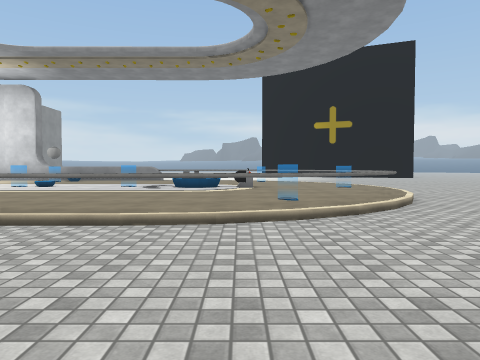
view 1 (above)

24 first-person views from a walk through a scene from a Unity 3-D project. The camera is 1.2 m above the floor, tilts 2° down and sees 70° across. Doors are open. The floor is counted in squares, 2 m on a side. Each view is taken from the middle of a square. On the plan, view 1 faces up. The plan holds only what a view shows up to about 10 squares ahead; the rest is blank. The place goes on beyond the plan. The player character is not drawn. Some animated figures are left out. Some surface patterns are stand-ins.

view 2
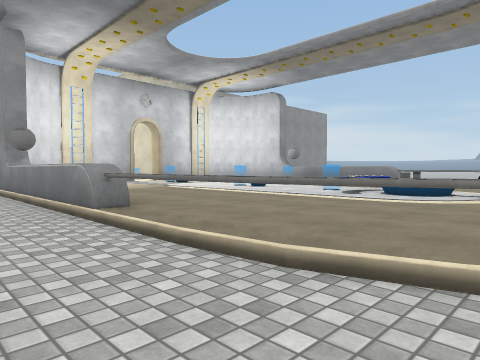

view 3
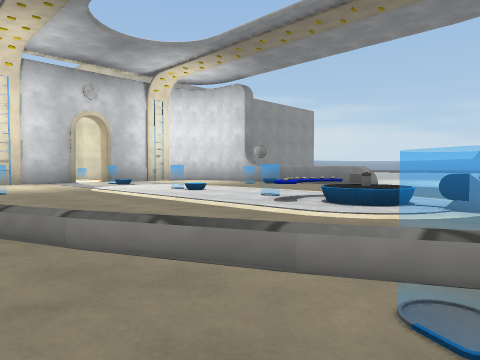

view 4
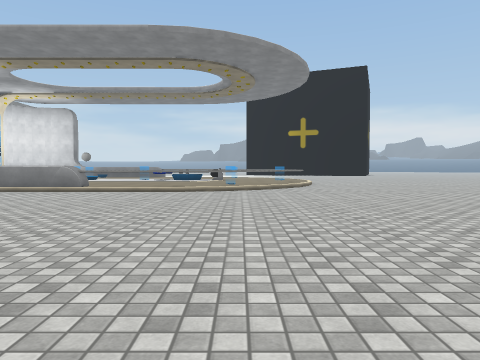

view 5
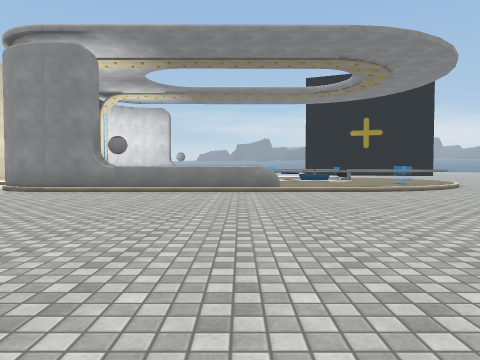

view 6
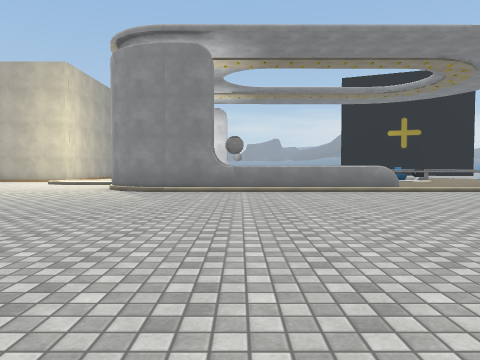

view 7
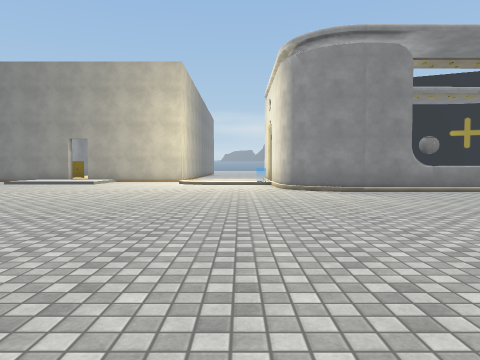

view 8
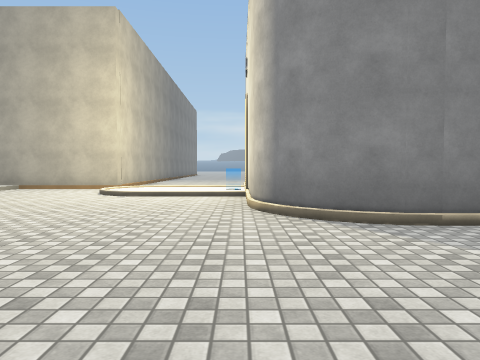

view 9
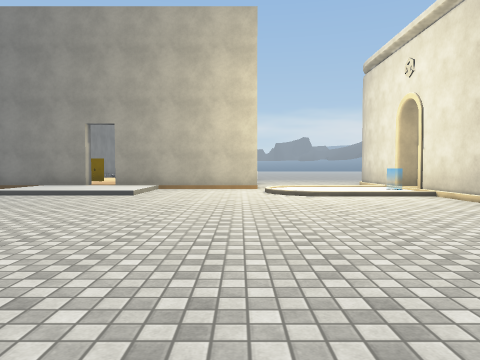

view 10
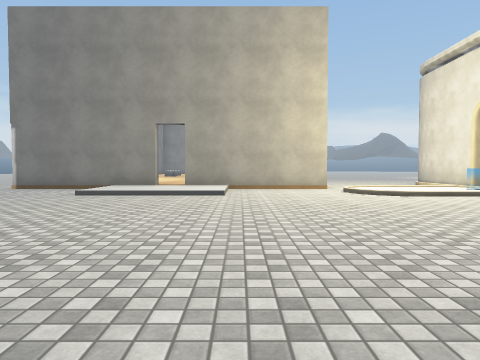

view 11
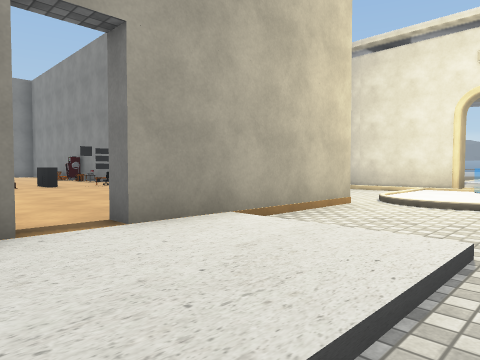

view 12
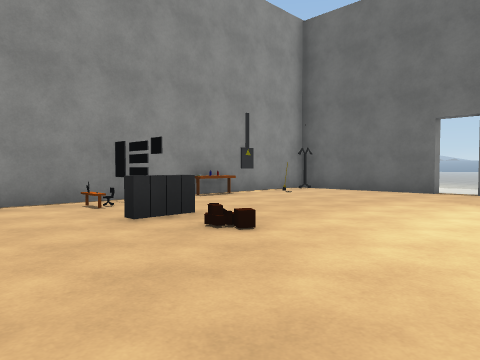

view 13
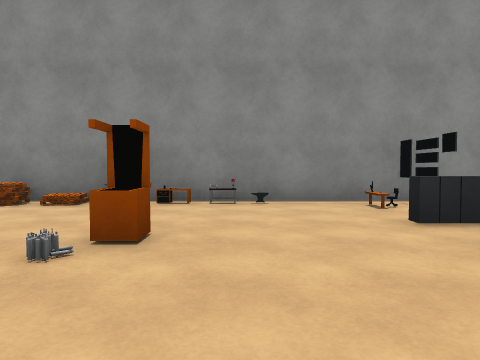

view 14
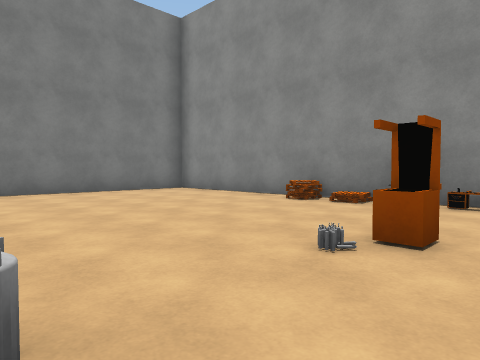

view 15
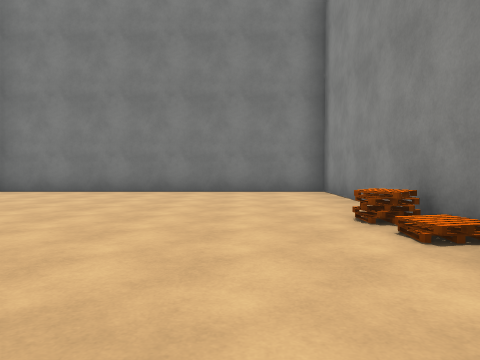

view 16
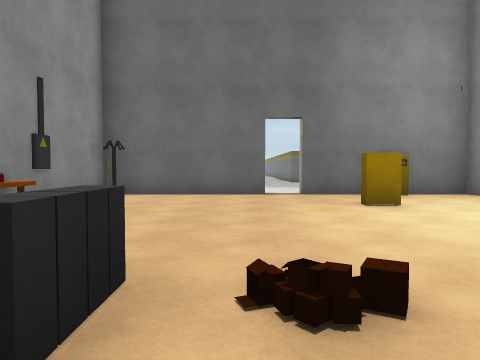

view 17
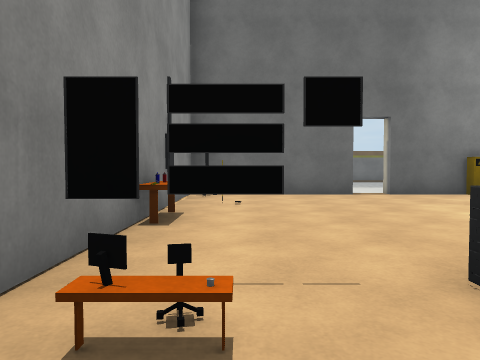

view 18
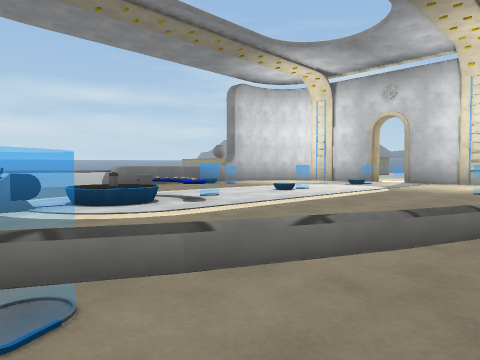

view 19
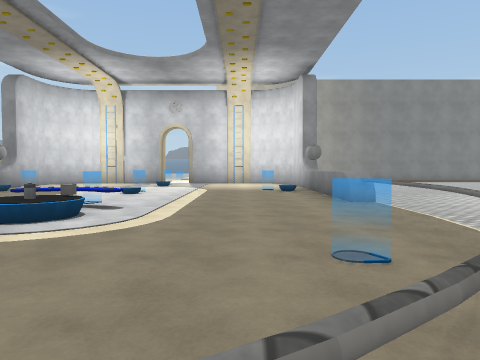

view 20
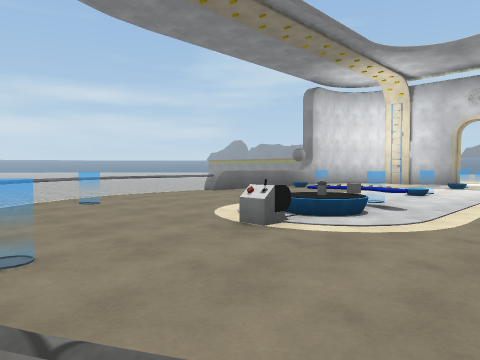

view 21
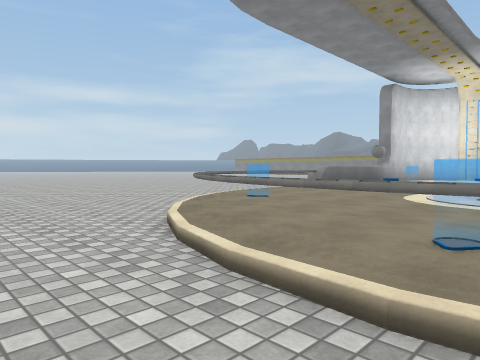

view 22
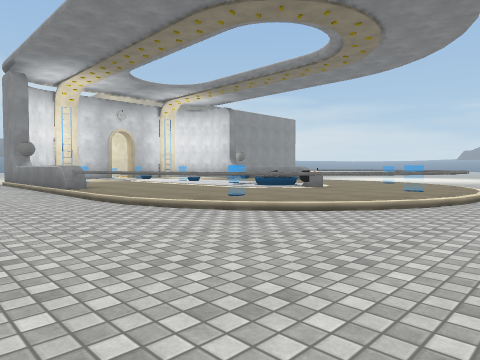

view 23
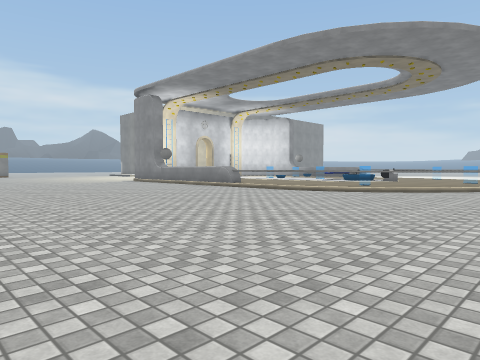

view 24
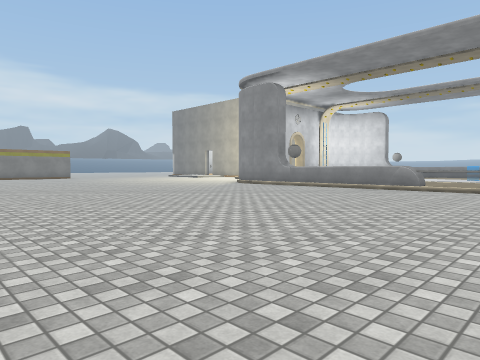

### Floor plan
Key: @ floor where view 1 was taken; # wall or solid block; . main floor; : floor 0.25 m higher than the main floor; / step, stairs or slope; D open door; = window, fence, low wall or low ledge; ^ raised ledge; O other object.
Columns run from 21 left of view 1 to 5 right of it. Each row starts with its distance up from view 1.
 28 #######
 27 ::::::#
 26 ::::::#
 25 ::::::#
 24 ::::::#
 23  :::::O
 22  :::::#
 21 ::::::#
 20 O::O::#
 19 ::::::#
 18 ::::::#
 17 ::::OO#       ...
 16 :::::=#       ....
 15  :::::#       ......
 14 ::::::O         .....
 13 :O::::#       #^^^^##=/
 12 ::::::#        O::D:::O=
 11 ::::::# ..#O::::::D:::://
 10 O#D####.//##::::::::::::=
  9 .:::.../::O#=:::O:OOOO::#..
  8 .:::.../::O#=:::O:O=OO::O..
  7 ........//##::::::::::::=..
  6 ..........#O::::::::::://..
  5 ...........#   O::::::O=...
  4  ..........####^^^^##=/....
  3   .........................
  2   .........................
  1    ........................
  0     .................@.....
 -1       .....................
 -2        ....................
 -3        ....................
 -4         ...................
 -5          .   ..........
 -6                   ....

Where each view was taken, in squares from view 1:
view 1: 0 up, 0 right, facing up
view 2: 2 up, 1 right, facing up-left
view 3: 4 up, 1 right, facing up-left
view 4: 5 down, 1 right, facing up
view 5: 5 down, 4 left, facing up
view 6: 5 down, 7 left, facing up
view 7: 5 down, 12 left, facing up
view 8: 0 up, 11 left, facing up
view 9: 0 up, 15 left, facing up
view 10: 0 up, 17 left, facing up
view 11: 7 up, 20 left, facing up-right
view 12: 19 up, 21 left, facing down-right
view 13: 19 up, 21 left, facing right
view 14: 19 up, 21 left, facing up-right
view 15: 19 up, 17 left, facing up
view 16: 18 up, 18 left, facing down
view 17: 18 up, 16 left, facing down
view 18: 13 up, 1 right, facing down-left
view 19: 11 up, 3 right, facing left
view 20: 11 up, 3 right, facing down-left
view 21: 9 up, 5 right, facing down-left
view 22: 1 up, 5 right, facing up-left
view 23: 4 down, 5 right, facing up-left
view 24: 6 down, 0 right, facing up-left
